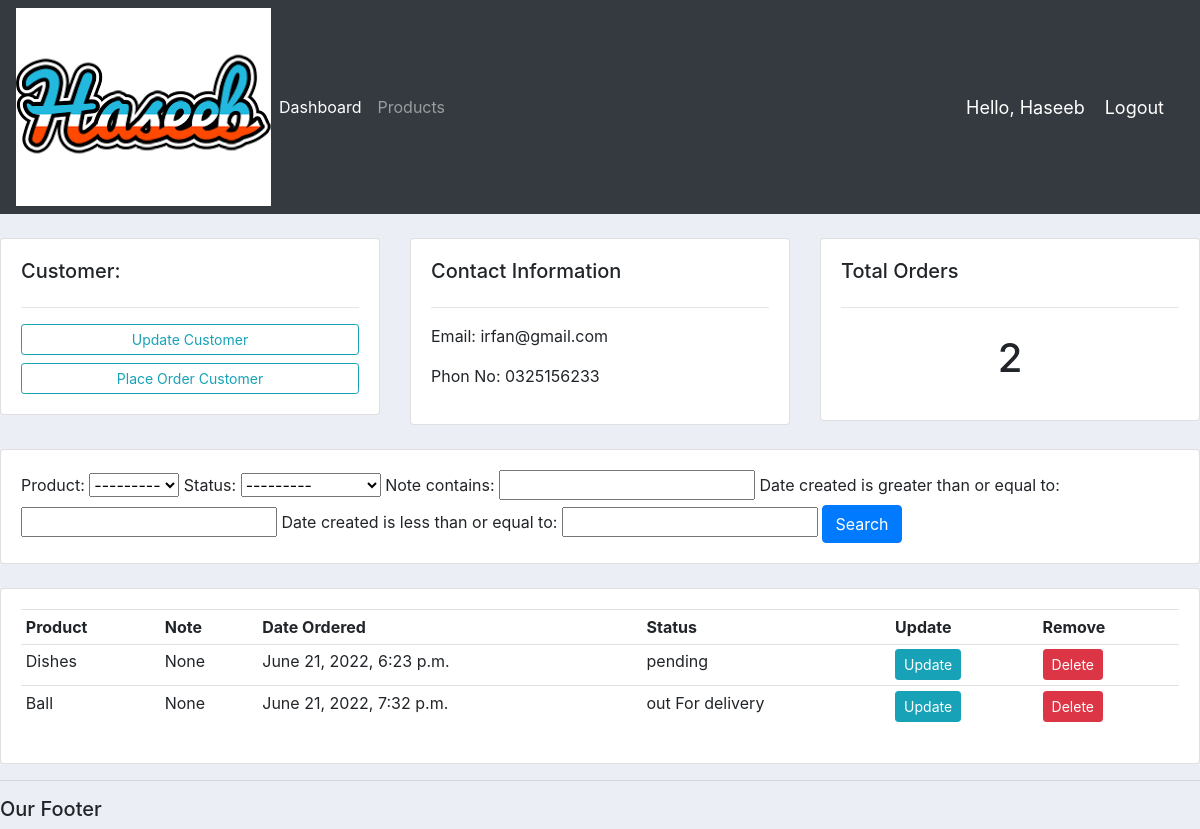
Page /customer/5/ (signed in) on the committed database.
### accounts/models.py (models this page shows, shortened)
class Customer(models.Model):
    name = models.CharField(max_length=200, null=True)
    Phone = models.CharField(max_length=200, null=True)
    email = models.CharField(max_length=200, null=True)
    date_created = models.DateTimeField(auto_now_add=True, null=True)

class Order(models.Model):
    STATUS = (
        ('pending', 'pending'),
        ('out For delivery', 'out For delivery'),
        ('Delivered', 'Delivered'),
        )
    customer = models.ForeignKey(Customer, null=True, on_delete=models.SET_NULL)
    product = models.ForeignKey(Product, null=True, on_delete=models.SET_NULL)
    date_created = models.DateTimeField(auto_now_add=True, null=True)
    status = models.CharField(max_length=200, null=True, choices=STATUS)
    note = models.CharField(max_length=1000, null=True)

class Product(models.Model):
    CATEGORY = (
        ('Indoor', 'Indoor'),
        ('Out Door', 'Out Door'),
        )
    name = models.CharField(max_length=200, null=True)
    price = models.FloatField(null=True)
    category = models.CharField(max_length=200, null=True, choices=CATEGORY)
    description = models.CharField(max_length=200, null=True, blank=True)
    date_created = models.DateTimeField(auto_now_add=True, null=True)
    tags = models.ManyToManyField(Tag)
    def __str__(self):
        return self.name

### accounts/decorators.py (the view)
        def wrapper_func(request, *args, **kwargs):
            group = None
            if request.user.groups.exists():
                group = request.user.groups.all()[0].name
            if group in allowed_roles:
                return view_func(request, *args, **kwargs)
            else:
                return HttpResponse('You are not authorized to view this page')

### accounts/views.py (called while the page is built)
@login_required(login_url='login')
@allowed_users(allowed_roles=['admin'])
def customer(request, pk_test):
    customer = Customer.objects.get(id=pk_test)
    orders = customer.order_set.all()
    order_count = orders.count()
    myFilter = OrderFilter(request.GET, queryset=orders)
    orders = myFilter.qs
    context = {'customer': customer, 'orders': orders, 'order_count': order_count, 'myFilter': myFilter}
    return render(request, 'accounts/customer.html', context)

### accounts/templates/accounts/customer.html
{% extends 'accounts/main.html' %}
{% block content %}
    <br>
<div class="row">
    <div class="col-md">
        <div class="card card-body">
            <h5>Customer:</h5>
        <hr>
        <a class="btn btn-outline-info btn-sm btn-block"href="">Update Customer</a>
        <a class="btn btn-outline-info btn-sm btn-block"href="{% url 'create_order' customer.id %}">Place Order
        Customer</a>
        </div>
    </div>
    <div class="col-md">
        <div class="card card-body">
            <h5>Contact Information</h5>
            <hr>
            <p>Email: {{customer.email}} </p>
            <p>Phon No: {{customer.Phone}}</p>
        </div>
    </div>
    <div class="col-md">
        <div class="card card-body">
            <h5>Total Orders </h5>
            <hr>
            <h1 style="text-align: center;padding: 10px">{{order_count}}</h1>
        </div>
    </div>
</div>
<br>
<div class="row">
    <div class="col">
        <div class="card card-body">
            <from method="get">
                {{myFilter.form}}
            <button class="btn btn-primary" type="submit">Search</button>
            </from>
        </div>
    </div>
</div>
<br>
<div class="row">
    <div class="col-md">
        <div class="card card-body">
            <table class="table table-sm">
                <tr>
                    <th>Product</th>
                    <th>Note</th>
                    <th>Date Ordered</th>
                    <th>Status</th>
                    <th>Update</th>
                    <th>Remove</th>
                </tr>
                {% for order in orders %}
                    <tr>
                        <td>{{order.product}}</td>
                        <td>{{order.note}}</td>
                        <td>{{order.date_created}}</td>
                        <td>{{order.status}}</td>
                        <td><a class="btn btn-sm btn-info" href="{% url 'update_order' order.id %}">Update</a></td>
                        <td><a class="btn btn-sm btn-danger" href="{% url 'delete_order' order.id %}">Delete</a></td>
                    </tr>
                {% endfor %}
            </table>
        </div>
    </div>
</div>
{% endblock %}

### accounts/templates/accounts/navbar.html (shortened to what this page needs)
{% load static %}
<nav class="navbar navbar-expand-lg navbar-dark bg-dark">
  <img src="{% static 'images/logo.png' %}">
  <div class="collapse navbar-collapse" id="navbarNav">
    <ul class="navbar-nav">
      {% if request.user.is_staff %}
      <li class="nav-item active">
        <a class="nav-link" href="{% url 'home' %}">Dashboard</a>
      </li>
      <li class="nav-item">
        <a class="nav-link" href="{% url 'products' %}">Products</a>
      </li>
      {% endif %}
    </ul>
  </div>
  <span class="hello-msg">Hello, {{request.user}}</span>
  <span><a class="hello-msg" href="{% url 'logout'  %}">Logout</a></span>
</nav>

### static/css/main.css (style rules this page uses)
body { background-color: #ebeff5; }

### accounts/templates/accounts/navbar.html (style rules this page uses)
.hello-msg { font-size: 18px; color: #fff; margin-right: 20px; }

### rows in the picture
Customer: email "irfan@gmail.com", Phone "0325156233"
Order: product "Dishes", note "None", date_created "June 21, 2022, 6:23 p.m.", status "pending"
Order: product "Ball", note "None", date_created "June 21, 2022, 7:32 p.m.", status "out For delivery"

### other values in the picture
{{ request.user }} "Haseeb"
{{ order_count }} "2"
